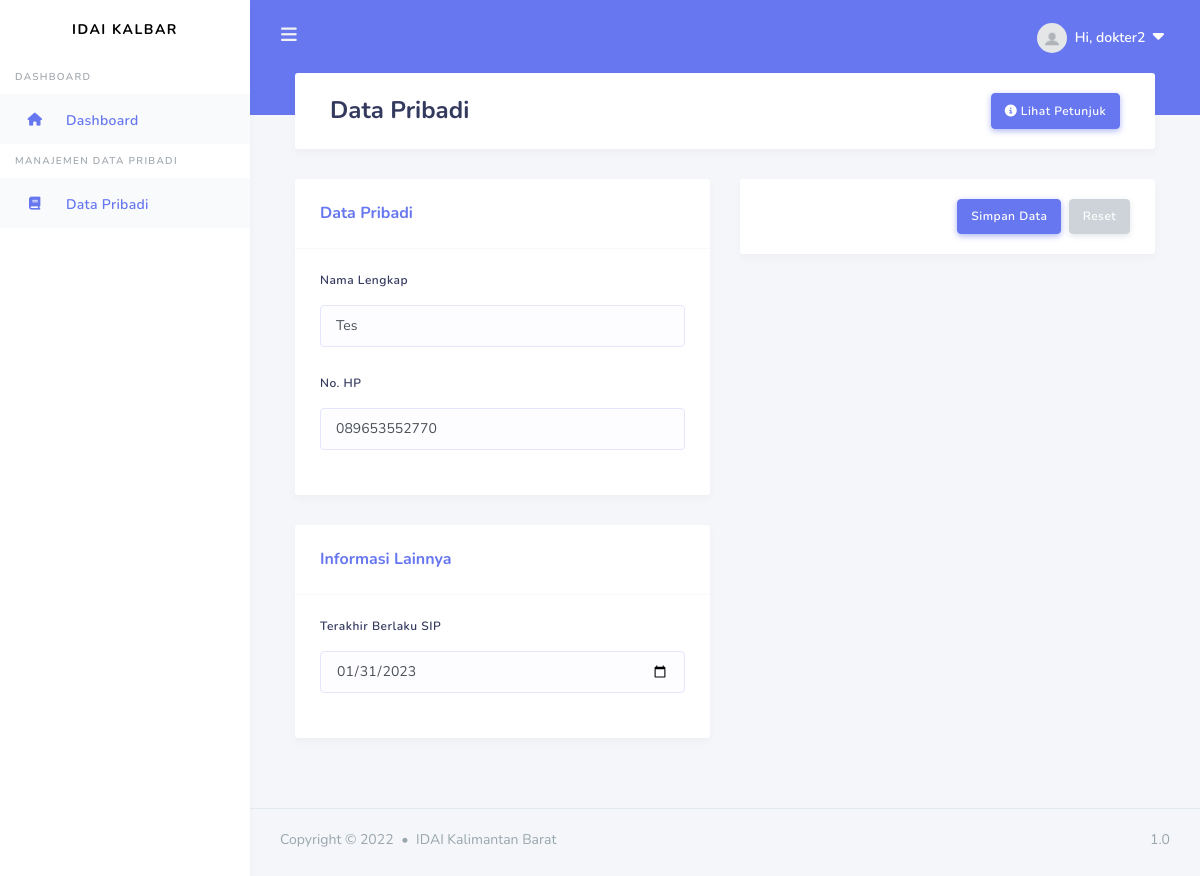
Before: /update-data/2 (signed in) with the older database file.
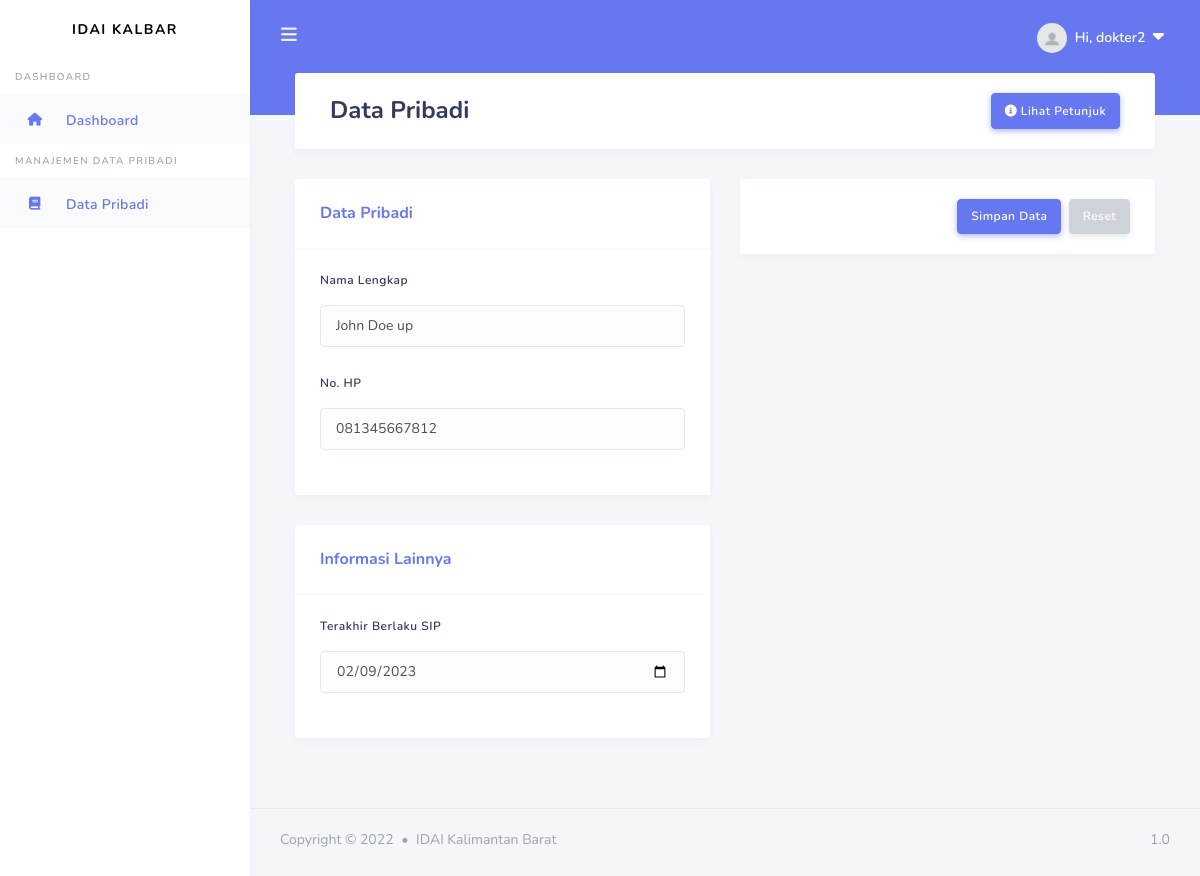
After: the same page with the newer database file.
### apps/models.py (models this page shows, shortened)
class DataDokter(db.Model):
    id = db.Column(db.Integer, primary_key=True)
    nama_lengkap = db.Column(db.String(100), unique=True, nullable=False)
    no_hp = db.Column(db.String(100), unique=True, nullable=False)
    batas_sip = db.Column(db.Date, nullable=False)
    status_data = db.Column(db.Boolean, default=False, nullable=False)
    user_id = db.Column(db.Integer, db.ForeignKey('user.id'), nullable=False)

### apps/doctors/routes.py (the view)
@doctors.route("/update-data/<int:id>", methods=['GET', 'POST'])
@login_required
def berkas_update(id):
    role = Roles.query.filter_by(id=current_user.roles_id).first()
    cekdata = DataDokter.query.filter_by(user_id=current_user.id).first()
    data = DataDokter.query.filter_by(user_id=id).first()
    form = BerkasForm()
    form_tp = TempatPraktikForm()
    if request.method == 'POST':
        data.nama_lengkap = form.nama.data
        data.no_hp = form.no_hp.data
        data.batas_sip = form.batas_sip.data
        db.session.commit()
        flash('Your Data has been updated!', 'success')
        return redirect(url_for('doctors.get_data', id=current_user.id))
    elif request.method == 'GET':
        form.nama.data = data.nama_lengkap
        form.no_hp.data = data.no_hp
        form.batas_sip.data = data.batas_sip
    return render_template('users/doctor/berkas.html', title='Data Pribadi', legend='Data Pribadi', form=form, data=data, roles=current_user.role.title, data_valid = cekdata.status_data, form_tp=form_tp)

### apps/doctors/forms.py
class BerkasForm(FlaskForm):
    nama = StringField('Nama Lengkap', validators=[DataRequired()], render_kw={"placeholder": "Nama Lengkap"})
    no_hp = StringField('No. HP', validators=[DataRequired()], render_kw={"placeholder": "No. Handphone"})
    batas_sip = DateField('Terakhir Berlaku SIP', validators=[DataRequired()], format='%Y-%m-%d')
    submit = SubmitField('Simpan Data')

### apps/models.py (called while the page is built)
@login_manager.user_loader
def load_user(user_id):
    return User.query.get(int(user_id))

### apps/templates/users/doctor/berkas.html (shortened to what this page needs)
{% extends "layouts/base_dashboard.html" %}
{% block header %}
<div class="container">
    <h1> {{ title }}</h1>
    <button type="button" class="btn btn-primary float-right" data-toggle="modal" data-target="#modalll">
        <i class="fa-solid fa-circle-info"></i>&nbsp;Lihat Petunjuk
    </button>
</div>
{% endblock header %}
{% block content %}
<form action="" method="post" enctype="multipart/form-data" id="multiple_select_form">
    <div class="row">
        <div class="col-12 col-md-6 col-lg-6">
            <div class="card">
                <div class="card-header">
                    <h4>Data Pribadi</h4>
                </div>
                <div class="card-body">
                    <div class="form-group">
                    <label>{{form.nama.label}}</label>
                    {% if form.nama.errors %}
                        <input type="text" class="form-control is-invalid" id="nama" name="nama">
                        <div class="invalid-feedback">
                            {% for error in form.nama.errors %}
                                <span>{{ error }}</span>
                            {% endfor %}
                        </div>
                        {% else %}
                        <input type="text" class="form-control" id="nama" name="nama" value="{{ data.nama_lengkap }}">
                        {% endif %}
                    </div>
                    <div class="form-group">
                        <label>{{form.no_hp.label}}</label>
                        {% if form.no_hp.errors %}
                        <input type="text" class="form-control is-invalid" id="no_hp" name="no_hp">
                        <div class="invalid-feedback">
                            {% for error in form.no_hp.errors %}
                                <span>{{ error }}</span>
                            {% endfor %}
                        </div>
                        {% else %}
                        <input type="text" class="form-control" id="no_hp" name="no_hp" value="{{ data.no_hp }}">
                        {% endif %}
                    </div>
                </div>
            </div>
            <div class="card">
                <div class="card-header">
                    <h4>Informasi Lainnya</h4>
                </div>
                <div class="card-body">
                    <div class="form-group">
                        <label>{{form.batas_sip.label}}</label>
                        {% if form.batas_sip.errors %}
                        <input type="date" class="form-control" name="batas_sip">
                        <div class="invalid-feedback">
                            {% for error in form.batas_sip.errors %}
                            <span>{{ error }}</span>
                            {% endfor %}
                        </div>
                        {% else %}
                        <input type="date" class="form-control" name="batas_sip" value="{{ data.batas_sip }}">
                        {% endif %}
                    </div>
                </div>
            </div>
        </div>
        <div class="col-12 col-md-6 col-lg-6">
            <div class="card">
                <div class="card-footer text-right">
                    {{ form.submit(class="btn btn-primary mr-1") }}
                    <button class="btn btn-secondary" type="reset">Reset</button>
                </div>
            </div>
        </div>
    </div>
</form>
{% endblock content%}

Changed rows visible on the page:
changed DataDokter: nama "Tes" → "John Doe up"; no_hp "089653552770" → "081345667812"; batas_sip "01/31/2023" → "02/09/2023"
